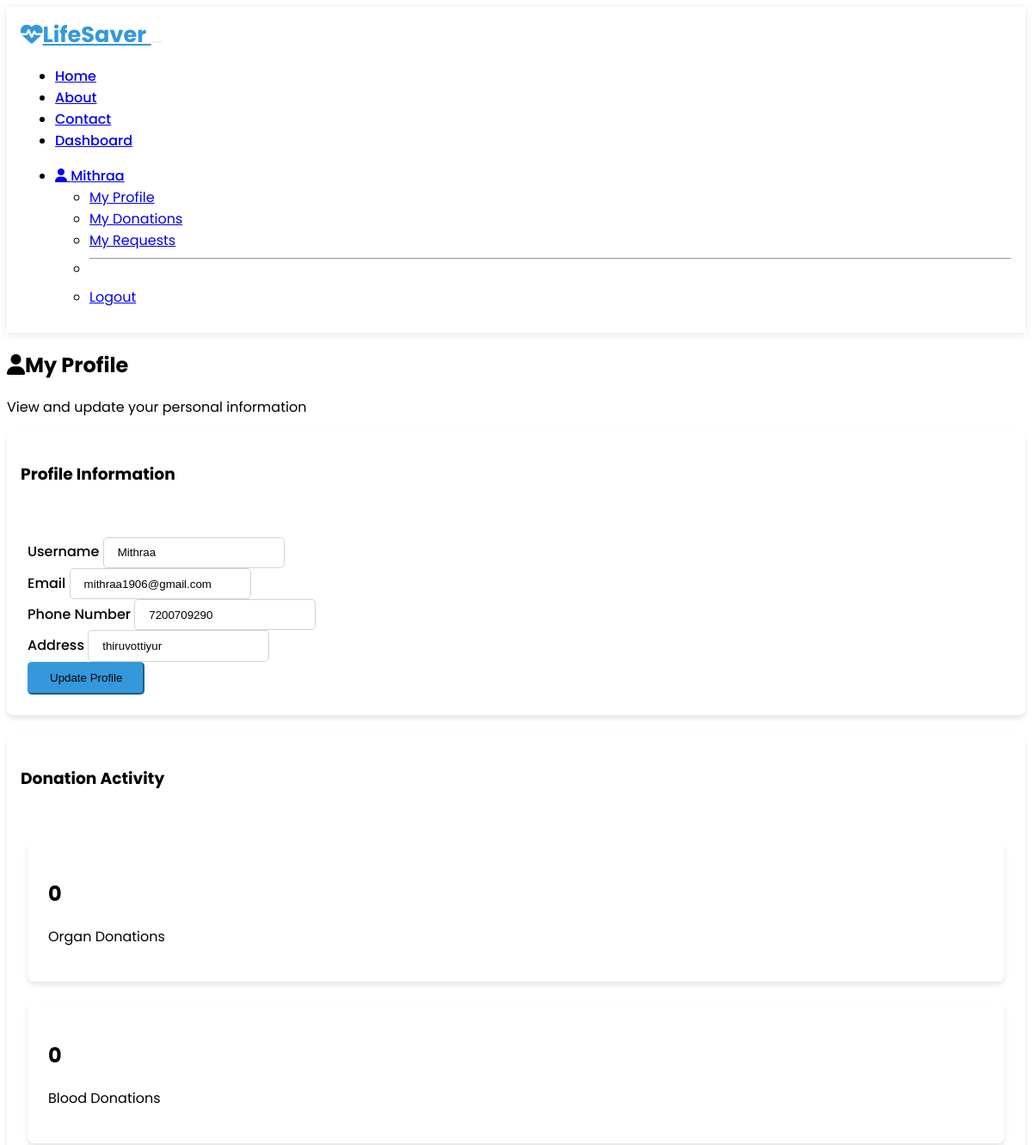
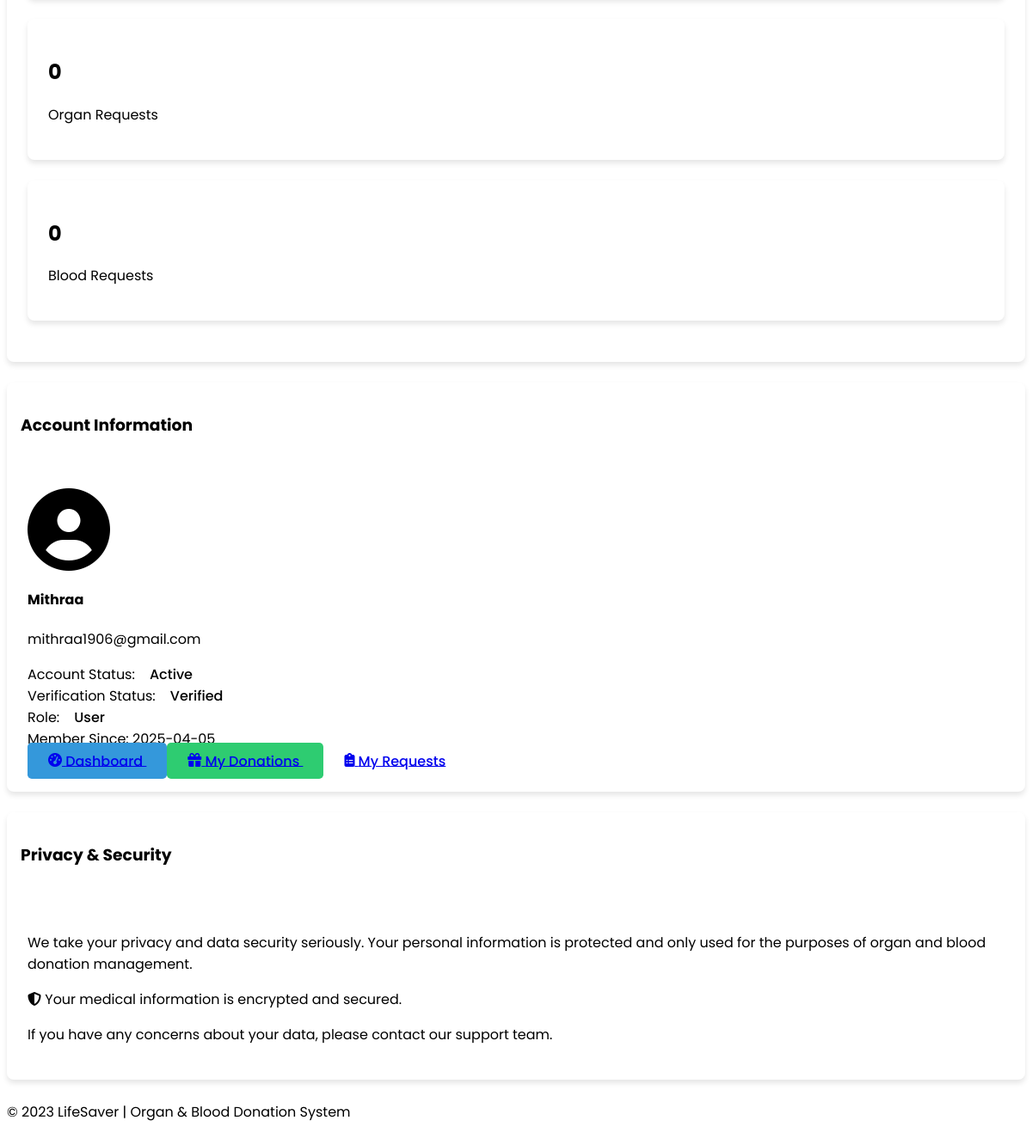
Page /user/profile (signed in) on the committed database (2 pictures, top to bottom).
### models.py (models this page shows, shortened)
class User(UserMixin, db.Model):
    id = db.Column(db.Integer, primary_key=True)
    username = db.Column(db.String(64), unique=True, nullable=False)
    email = db.Column(db.String(120), unique=True, nullable=False)
    password_hash = db.Column(db.String(256), nullable=False)
    role_id = db.Column(db.Integer, db.ForeignKey('role.id'), nullable=False)
    phone = db.Column(db.String(20))
    address = db.Column(db.String(200))
    is_verified = db.Column(db.Boolean, default=False)
    date_registered = db.Column(db.DateTime, default=datetime.utcnow)
    organ_donations = db.relationship('OrganDonation', backref='donor', lazy=True)
    organ_requests = db.relationship('OrganRequest', backref='requester', lazy=True)
    blood_donations = db.relationship('BloodDonation', backref='donor', lazy=True)
    blood_requests = db.relationship('BloodRequest', backref='requester', lazy=True)
    def get_role(self):
        return self.role_info.name

class Role(db.Model):
    id = db.Column(db.Integer, primary_key=True)
    name = db.Column(db.String(20), unique=True, nullable=False)
    users = db.relationship('User', backref='role_info', lazy=True)

### routes/user.py (the view)
    @login_required
    def decorated_function(*args, **kwargs):
        if current_user.get_role() != 'user':
            flash('You do not have permission to access this page.', 'danger')
            return redirect(url_for('index'))
        return f(*args, **kwargs)

### templates/user/profile.html (shortened to what this page needs)
{% extends 'layout.html' %}
{% block content %}
<section class="container py-4">
    <div class="row mb-4">
        <div class="col-md-12">
            <h1 class="mb-3"><i class="fas fa-user me-2"></i>My Profile</h1>
            <p class="lead">View and update your personal information</p>
        </div>
    </div>
    <div class="row">
        <div class="col-md-8">
            <div class="card bg-dark animate-on-scroll" data-animation="fade-in">
                <div class="card-header bg-primary text-white">
                    <h3 class="mb-0">Profile Information</h3>
                </div>
                <div class="card-body">
                    <form method="POST" action="{{ url_for('user.profile') }}">
                        <div class="row mb-3">
                            <div class="col-md-6 mb-3 mb-md-0">
                                <label for="username" class="form-label">{{ form.username.label }}</label>
                                {{ form.username(class="form-control") }}
                            </div>
                            <div class="col-md-6">
                                <label for="email" class="form-label">{{ form.email.label }}</label>
                                {{ form.email(class="form-control") }}
                            </div>
                        </div>
                        <div class="row mb-3">
                            <div class="col-md-6 mb-3 mb-md-0">
                                <label for="phone" class="form-label">{{ form.phone.label }}</label>
                                {{ form.phone(class="form-control") }}
                            </div>
                            <div class="col-md-6">
                                <label for="address" class="form-label">{{ form.address.label }}</label>
                                {{ form.address(class="form-control") }}
                            </div>
                        </div>
                        <div class="d-grid">
                            {{ form.submit(class="btn btn-primary btn-lg") }}
                        </div>
                    </form>
                </div>
            </div>
            <div class="card bg-dark mt-4 animate-on-scroll" data-animation="slide-in-up">
                <div class="card-header bg-success text-white">
                    <h3 class="mb-0">Donation Activity</h3>
                </div>
                <div class="card-body">
                    <div class="row mb-4">
                        <div class="col-md-6 mb-3 mb-md-0">
                            <div class="card bg-primary text-white text-center">
                                <div class="card-body">
                                    <h2 class="display-4">{{ organ_donations|length if organ_donations else 0 }}</h2>
                                    <p class="mb-0">Organ Donations</p>
                                </div>
                            </div>
                        </div>
                        <div class="col-md-6">
                            <div class="card bg-danger text-white text-center">
                                <div class="card-body">
                                    <h2 class="display-4">{{ blood_donations|length if blood_donations else 0 }}</h2>
                                    <p class="mb-0">Blood Donations</p>
                                </div>
                            </div>
                        </div>
                    </div>
                    <div class="row">
                        <div class="col-md-6 mb-3 mb-md-0">
                            <div class="card bg-info text-white text-center">
                                <div class="card-body">
                                    <h2 class="display-4">{{ organ_requests|length if organ_requests else 0 }}</h2>
                                    <p class="mb-0">Organ Requests</p>
                                </div>
                            </div>
                        </div>
                        <div class="col-md-6">
                            <div class="card bg-warning text-white text-center">
                                <div class="card-body">
                                    <h2 class="display-4">{{ blood_requests|length if blood_requests else 0 }}</h2>
                                    <p class="mb-0">Blood Requests</p>
                                </div>
                            </div>
                        </div>
                    </div>
                </div>
            </div>
        </div>
        <div class="col-md-4">
            <div class="card bg-dark animate-on-scroll" data-animation="slide-in-right">
                <div class="card-header bg-secondary text-white">
                    <h3 class="mb-0">Account Information</h3>
                </div>
                <div class="card-body text-center">
                    <div class="mb-4">
                        <i class="fas fa-user-circle fa-6x text-primary mb-3"></i>
                        <h4>{{ current_user.username }}</h4>
                        <p class="text-secondary">{{ current_user.email }}</p>
                    </div>
                    <div class="mb-4">
                        <div class="d-flex justify-content-between mb-2">
                            <span>Account Status:</span>
                            <span class="badge bg-success">Active</span>
                        </div>
                        <div class="d-flex justify-content-between mb-2">
                            <span>Verification Status:</span>
                            <span class="badge {% if current_user.is_verified %}bg-success{% else %}bg-warning{% endif %}">
                                {% if current_user.is_verified %}Verified{% else %}Not Verified{% endif %}
                            </span>
                        </div>
                        <div class="d-flex justify-content-between mb-2">
                            <span>Role:</span>
                            <span class="badge bg-info">{{ current_user.get_role()|capitalize }}</span>
                        </div>
                        <div class="d-flex justify-content-between">
                            <span>Member Since:</span>
                            <span>{{ current_user.date_registered.strftime('%Y-%m-%d') }}</span>
                        </div>
                    </div>
                    <div class="d-grid gap-2">
                        <a href="{{ url_for('user.dashboard') }}" class="btn btn-primary">
                            <i class="fas fa-tachometer-alt me-1"></i> Dashboard
                        </a>
                        <a href="{{ url_for('user.my_donations') }}" class="btn btn-success">
                            <i class="fas fa-gift me-1"></i> My Donations
                        </a>
                        <a href="{{ url_for('user.my_requests') }}" class="btn btn-info">
                            <i class="fas fa-clipboard-list me-1"></i> My Requests
                        </a>
                    </div>
                </div>
            </div>
            <div class="card bg-dark mt-4 animate-on-scroll" data-animation="slide-in-right">
                <div class="card-header bg-warning text-white">
                    <h3 class="mb-0">Privacy & Security</h3>
                </div>
                <div class="card-body">
                    <p>We take your privacy and data security seriously. Your personal information is protected and only used for the purposes of organ and blood donation management.</p>
                    <div class="alert alert-info">
                        <i class="fas fa-shield-alt me-2"></i> Your medical information is encrypted and secured.
                    </div>
                    <p class="mb-0">If you have any concerns about your data, please contact our support team.</p>
                </div>
            </div>
        </div>
    </div>
</section>
{% endblock %}

### templates/layout.html (shortened to what this page needs)
<!DOCTYPE html>
<html lang="en" data-bs-theme="dark">
<head>
    <link rel="stylesheet" href="https://cdn.replit.com/agent/bootstrap-agent-dark-theme.min.css">
    <link rel="stylesheet" href="https://cdnjs.cloudflare.com/ajax/libs/font-awesome/6.3.0/css/all.min.css">
    <link rel="stylesheet" href="{{ url_for('static', filename='css/styles.css') }}">
</head>
<body {% if scroll_to %}data-scroll-to="{{ scroll_to }}"{% endif %}>
    <nav class="navbar navbar-expand-lg navbar-dark bg-dark">
        <div class="container">
            <a class="navbar-brand" href="{{ url_for('index') }}">
                <i class="fas fa-heartbeat me-2"></i>LifeSaver
            </a>
            <button class="navbar-toggler" type="button" data-bs-toggle="collapse" data-bs-target="#navbarNav">
            </button>
            <div class="collapse navbar-collapse" id="navbarNav">
                <ul class="navbar-nav me-auto">
                    <li class="nav-item">
                        <a class="nav-link" href="{{ url_for('index') }}">Home</a>
                    </li>
                    <li class="nav-item">
                        <a class="nav-link" href="{{ url_for('about') }}">About</a>
                    </li>
                    <li class="nav-item">
                        <a class="nav-link" href="{{ url_for('contact') }}">Contact</a>
                    </li>
                    {% if current_user.is_authenticated %}
                        {% if current_user.get_role() == 'admin' %}
                            <li class="nav-item">
                                <a class="nav-link" href="{{ url_for('admin.dashboard') }}">Dashboard</a>
                            </li>
                        {% elif current_user.get_role() == 'doctor' %}
                            <li class="nav-item">
                                <a class="nav-link" href="{{ url_for('doctor.dashboard') }}">Dashboard</a>
                            </li>
                        {% elif current_user.get_role() == 'user' %}
                            <li class="nav-item">
                                <a class="nav-link" href="{{ url_for('user.dashboard') }}">Dashboard</a>
                            </li>
                        {% endif %}
                    {% endif %}
                </ul>
                <ul class="navbar-nav ms-auto">
                    {% if current_user.is_authenticated %}
                        <li class="nav-item dropdown">
                            <a class="nav-link dropdown-toggle" href="#" id="navbarDropdown" role="button" data-bs-toggle="dropdown">
                                <i class="fas fa-user me-1"></i> {{ current_user.username }}
                            </a>
                            <ul class="dropdown-menu dropdown-menu-end">
                                {% if current_user.get_role() == 'user' %}
                                    <li><a class="dropdown-item" href="{{ url_for('user.profile') }}">My Profile</a></li>
                                    <li><a class="dropdown-item" href="{{ url_for('user.my_donations') }}">My Donations</a></li>
                                    <li><a class="dropdown-item" href="{{ url_for('user.my_requests') }}">My Requests</a></li>
                                    <li><hr class="dropdown-divider"></li>
                                {% endif %}
                                <li><a class="dropdown-item" href="{{ url_for('auth.logout') }}">Logout</a></li>
                            </ul>
                        </li>
                    {% endif %}
                </ul>
            </div>
        </div>
    </nav>
    <div class="content">
        {% block content %}{% endblock %}
    </div>
    <footer class="footer bg-dark text-light text-center">
        <div class="container">
            <span>&copy; 2023 LifeSaver | Organ & Blood Donation System</span>
        </div>
    </footer>
</body>
</html>

### rows in the picture
User: username "Mithraa", email "mithraa1906@gmail.com", phone "7200709290", address "thiruvottiyur", date_registered "2025-04-05"
Role: get_role "User"

### other values in the picture
{{ organ_donations|length if organ_donations else 0 }} "0"
{{ blood_donations|length if blood_donations else 0 }} "0"
{{ organ_requests|length if organ_requests else 0 }} "0"
{{ blood_requests|length if blood_requests else 0 }} "0"
